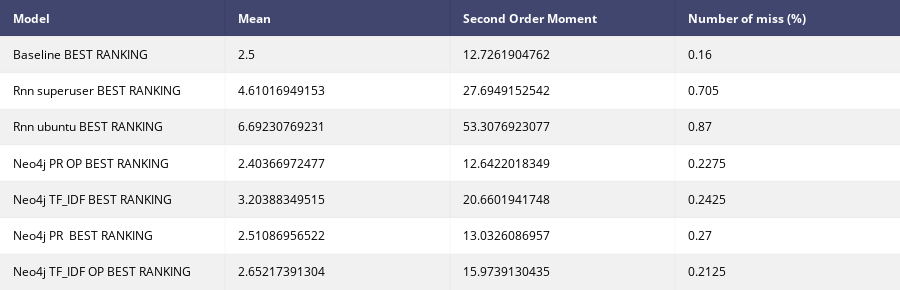

Notebook code for this chart:
### Code cell
display_statistic_table(ranking_baseline,ranking_rnn_superuser,ranking_rnn_ubuntu,ranking_neo4j_pr,ranking_neo4j_tf,ranking_neo4j_pr_1_11,ranking_neo4j_tf_1_11, mode='BEST RANKING')

### Figure 1 — Plotly figure (JSON) as saved in the notebook; plotly's stock layout.template omitted (floating-point values rounded to 4 significant figures)
{"data": [{"colorscale": [[0, "#00083e"], [0.5, "#ededee"], [1, "#ffffff"]], "hoverinfo": "none", "opacity": 0.75, "showscale": false, "type": "heatmap", "z": [[0, 0, 0, 0], [0.5, 0.5, 0.5, 0.5], [1, 1, 1, 1], [0.5, 0.5, 0.5, 0.5], [1, 1, 1, 1], [0.5, 0.5, 0.5, 0.5], [1, 1, 1, 1], [0.5, 0.5, 0.5, 0.5]]}], "layout": {"annotations": [{"align": "left", "font": {"color": "#ffffff"}, "showarrow": false, "text": "<b>Model</b>", "x": -0.45, "xanchor": "left", "xref": "x1", "y": 0, "yref": "y1"}, {"align": "left", "font": {"color": "#ffffff"}, "showarrow": false, "text": "<b>Mean</b>", "x": 0.55, "xanchor": "left", "xref": "x1", "y": 0, "yref": "y1"}, {"align": "left", "font": {"color": "#ffffff"}, "showarrow": false, "text": "<b>Second Order Moment</b>", "x": 1.55, "xanchor": "left", "xref": "x1", "y": 0, "yref": "y1"}, {"align": "left", "font": {"color": "#ffffff"}, "showarrow": false, "text": "<b>Number of miss (%)</b>", "x": 2.55, "xanchor": "left", "xref": "x1", "y": 0, "yref": "y1"}, {"align": "left", "font": {"color": "#000000"}, "showarrow": false, "text": "Baseline BEST RANKING", "x": -0.45, "xanchor": "left", "xref": "x1", "y": 1, "yref": "y1"}, {"align": "left", "font": {"color": "#000000"}, "showarrow": false, "text": "2.5", "x": 0.55, "xanchor": "left", "xref": "x1", "y": 1, "yref": "y1"}, {"align": "left", "font": {"color": "#000000"}, "showarrow": false, "text": "12.7261904762", "x": 1.55, "xanchor": "left", "xref": "x1", "y": 1, "yref": "y1"}, {"align": "left", "font": {"color": "#000000"}, "showarrow": false, "text": "0.16", "x": 2.55, "xanchor": "left", "xref": "x1", "y": 1, "yref": "y1"}, {"align": "left", "font": {"color": "#000000"}, "showarrow": false, "text": "Rnn superuser BEST RANKING", "x": -0.45, "xanchor": "left", "xref": "x1", "y": 2, "yref": "y1"}, {"align": "left", "font": {"color": "#000000"}, "showarrow": false, "text": "4.61016949153", "x": 0.55, "xanchor": "left", "xref": "x1", "y": 2, "yref": "y1"}, {"align": "left", "font": {"color": "#000000"}, "showarrow": false, "text": "27.6949152542", "x": 1.55, "xanchor": "left", "xref": "x1", "y": 2, "yref": "y1"}, {"align": "left", "font": {"color": "#000000"}, "showarrow": false, "text": "0.705", "x": 2.55, "xanchor": "left", "xref": "x1", "y": 2, "yref": "y1"}, {"align": "left", "font": {"color": "#000000"}, "showarrow": false, "text": "Rnn ubuntu BEST RANKING", "x": -0.45, "xanchor": "left", "xref": "x1", "y": 3, "yref": "y1"}, {"align": "left", "font": {"color": "#000000"}, "showarrow": false, "text": "6.69230769231", "x": 0.55, "xanchor": "left", "xref": "x1", "y": 3, "yref": "y1"}, {"align": "left", "font": {"color": "#000000"}, "showarrow": false, "text": "53.3076923077", "x": 1.55, "xanchor": "left", "xref": "x1", "y": 3, "yref": "y1"}, {"align": "left", "font": {"color": "#000000"}, "showarrow": false, "text": "0.87", "x": 2.55, "xanchor": "left", "xref": "x1", "y": 3, "yref": "y1"}, {"align": "left", "font": {"color": "#000000"}, "showarrow": false, "text": "Neo4j PR OP BEST RANKING", "x": -0.45, "xanchor": "left", "xref": "x1", "y": 4, "yref": "y1"}, {"align": "left", "font": {"color": "#000000"}, "showarrow": false, "text": "2.40366972477", "x": 0.55, "xanchor": "left", "xref": "x1", "y": 4, "yref": "y1"}, {"align": "left", "font": {"color": "#000000"}, "showarrow": false, "text": "12.6422018349", "x": 1.55, "xanchor": "left", "xref": "x1", "y": 4, "yref": "y1"}, {"align": "left", "font": {"color": "#000000"}, "showarrow": false, "text": "0.2275", "x": 2.55, "xanchor": "left", "xref": "x1", "y": 4, "yref": "y1"}, {"align": "left", "font": {"color": "#000000"}, "showarrow": false, "text": "Neo4j TF_IDF BEST RANKING", "x": -0.45, "xanchor": "left", "xref": "x1", "y": 5, "yref": "y1"}, {"align": "left", "font": {"color": "#000000"}, "showarrow": false, "text": "3.20388349515", "x": 0.55, "xanchor": "left", "xref": "x1", "y": 5, "yref": "y1"}, {"align": "left", "font": {"color": "#000000"}, "showarrow": false, "text": "20.6601941748", "x": 1.55, "xanchor": "left", "xref": "x1", "y": 5, "yref": "y1"}, {"align": "left", "font": {"color": "#000000"}, "showarrow": false, "text": "0.2425", "x": 2.55, "xanchor": "left", "xref": "x1", "y": 5, "yref": "y1"}, {"align": "left", "font": {"color": "#000000"}, "showarrow": false, "text": "Neo4j PR  BEST RANKING", "x": -0.45, "xanchor": "left", "xref": "x1", "y": 6, "yref": "y1"}, {"align": "left", "font": {"color": "#000000"}, "showarrow": false, "text": "2.51086956522", "x": 0.55, "xanchor": "left", "xref": "x1", "y": 6, "yref": "y1"}, {"align": "left", "font": {"color": "#000000"}, "showarrow": false, "text": "13.0326086957", "x": 1.55, "xanchor": "left", "xref": "x1", "y": 6, "yref": "y1"}, {"align": "left", "font": {"color": "#000000"}, "showarrow": false, "text": "0.27", "x": 2.55, "xanchor": "left", "xref": "x1", "y": 6, "yref": "y1"}, {"align": "left", "font": {"color": "#000000"}, "showarrow": false, "text": "Neo4j TF_IDF OP BEST RANKING", "x": -0.45, "xanchor": "left", "xref": "x1", "y": 7, "yref": "y1"}, {"align": "left", "font": {"color": "#000000"}, "showarrow": false, "text": "2.65217391304", "x": 0.55, "xanchor": "left", "xref": "x1", "y": 7, "yref": "y1"}, {"align": "left", "font": {"color": "#000000"}, "showarrow": false, "text": "15.9739130435", "x": 1.55, "xanchor": "left", "xref": "x1", "y": 7, "yref": "y1"}, {"align": "left", "font": {"color": "#000000"}, "showarrow": false, "text": "0.2125", "x": 2.55, "xanchor": "left", "xref": "x1", "y": 7, "yref": "y1"}], "height": 290, "margin": {"b": 0, "l": 0, "r": 0, "t": 0}, "xaxis": {"dtick": 1, "gridwidth": 2, "showticklabels": false, "tick0": -0.5, "ticks": "", "zeroline": false}, "yaxis": {"autorange": "reversed", "dtick": 1, "gridwidth": 2, "showticklabels": false, "tick0": 0.5, "ticks": "", "zeroline": false}}}
